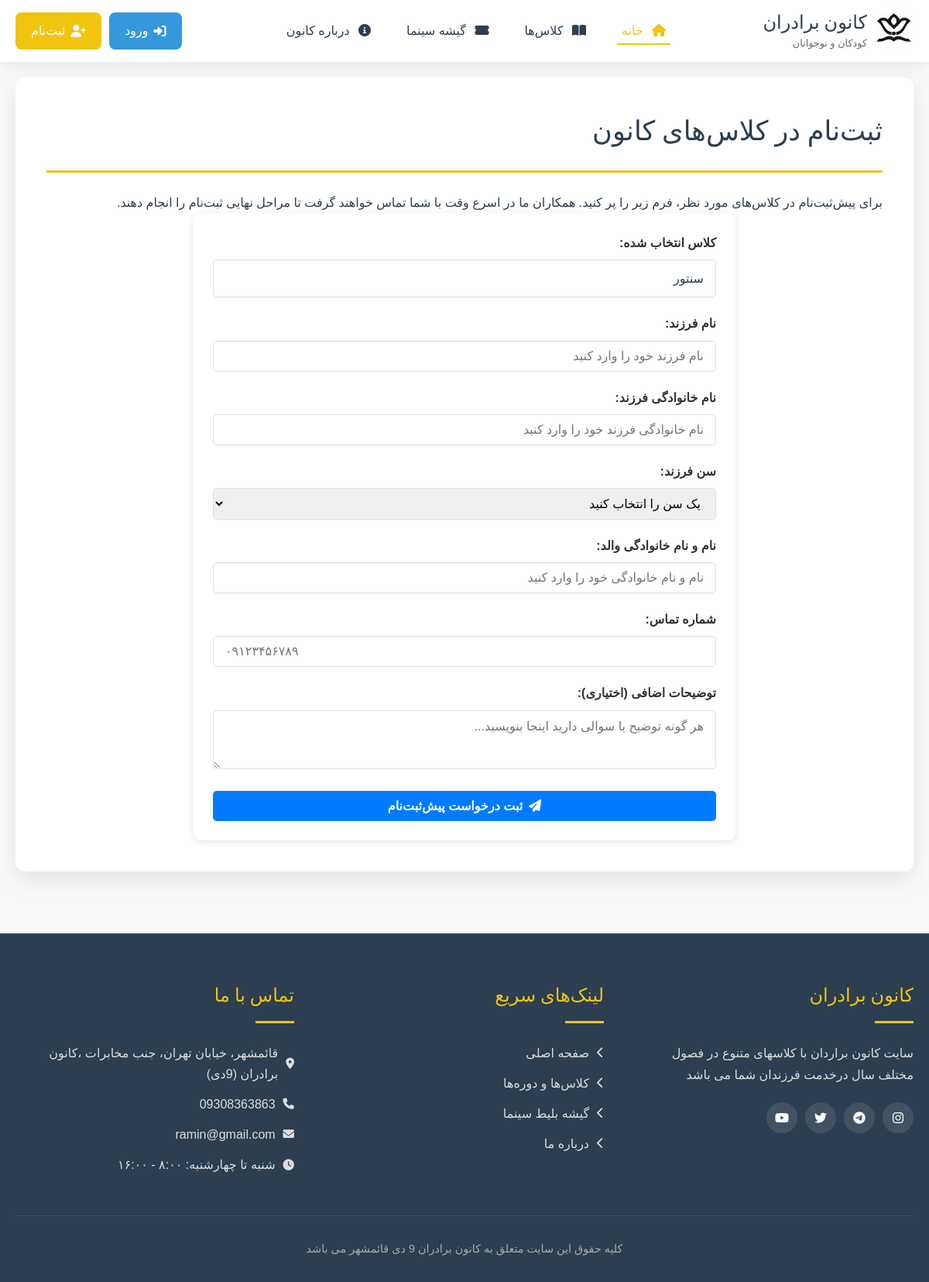
Screenshot of /products/pishsabt?product_id=1 with the database file from the repository.
### site_module/models.py (models this page shows, shortened)
class SiteSetting(models.Model):
    site_name = models.CharField(max_length=200, verbose_name='نام سایت')
    site_url = models.CharField(max_length=200, verbose_name='دامنه سایت')
    address = models.CharField(max_length=200, verbose_name='آدرس')
    phone = models.CharField(max_length=200, null=True, blank=True, verbose_name='تلفن')
    fax = models.CharField(max_length=200, null=True, blank=True, verbose_name='فکس')
    email = models.CharField(max_length=200, null=True, blank=True, verbose_name='ایمیل')
    copy_right = models.TextField(verbose_name='متن کپی رایت سایت')
    about_us_text = models.TextField(verbose_name='متن درباره ما سایت')
    site_logo = models.ImageField(upload_to='media', verbose_name='لوگو سایت')
    is_main_setting = models.BooleanField(verbose_name='تنظیمات اصلی')
    class Meta:
        verbose_name = 'تنظیمات سایت'
        verbose_name_plural = 'تنظیمات'

### products/models.py (models this page shows, shortened)
class product(models.Model):
    title= models.CharField(max_length=300,blank=True,null=True,verbose_name='عنوان کلاس')
    age_range = models.CharField(max_length=300,blank=True,null=True,verbose_name='رنج سنی')
    jalase_count = models.IntegerField(blank=True,null=True,verbose_name='تعداد جلسات')
    teacher = models.CharField(max_length=300,blank=True,null=True,verbose_name='نام مدرس')
    short_desc = models.CharField(max_length=500,blank=True,null=True,verbose_name='توضیحات کوتاه')
    long_desc = models.TextField(blank=True,null=True,verbose_name='توضیحات بلند')
    image= models.ImageField(upload_to='',null=True,blank=True,verbose_name='تصویر')
    slug = models.SlugField(default="", blank=True, db_index=True)
    class Meta:
        verbose_name='کلاس'
        verbose_name_plural= 'کلاس ها'

### products/views.py (the view, shortened to what this page needs)
class pish_sabtenam(View):
    def get(self, request):
        product_id = request.GET.get('product_id')
        try:
            selected_product = product.objects.get(id=product_id)
        except (product.DoesNotExist, TypeError, ValueError):
            selected_product = None
        form = pishSabtForm()
        return render(request, 'products/pish_sabt.html', {
            'form': form,
            'products': product.objects.all(),
            'age_choices': pish_sabt.age_choice,
            'selected_product': selected_product
        })

### products/form.py
class pishSabtForm(forms.ModelForm):
    class Meta:
        model = pish_sabt
        fields = ['product_choice','std_name','std_lastname','age','parent_name','mobile','desc']

### site_module/context_proccesor.py (called while the page is built)
def site_settings(request):
    setting = SiteSetting.objects.filter(is_main_setting=True).first()
    return {'site_setting': setting}

### products/templates/products/pish_sabt.html (shortened to what this page needs)
{% extends 'base.html' %}
{% block page_content %}
            <div class="page-container">
                <h2 class="page-title">ثبت‌نام در کلاس‌های کانون</h2>
                <p>برای پیش‌ثبت‌نام در کلاس‌های مورد نظر، فرم زیر را پر کنید. همکاران ما در اسرع وقت با شما تماس خواهند گرفت تا مراحل نهایی ثبت‌نام را انجام دهند.</p>
                <div class="form-container">
                    <form method="post">
                        <div class="form-group">
                                <label>کلاس انتخاب شده:</label>
                                {% if selected_product %}
                                    <div class="form-control" readonly>{{ selected_product.title }}</div>
                                {% else %}
                                    <div class="form-control" readonly>کلاسی انتخاب نشده</div>
                                {% endif %}
                        </div>
                        <div class="form-group">
                            <label for="childName">نام فرزند:</label>
                            <input type="text" id="childName" name="std_name" class="form-control" required placeholder="نام فرزند خود را وارد کنید">
                        </div>
                        <div class="form-group">
                            <label for="childName">نام خانوادگی فرزند:</label>
                            <input type="text" id="childName" name="std_lastname" class="form-control" required placeholder="نام خانوادگی فرزند خود را وارد کنید">
                        </div>
                        <div class="form-group">
                            <label for="childAge">سن فرزند:</label>
                            <select id="childAge" name="age" class="form-control" required>
                                <option value="">یک سن را انتخاب کنید</option>
                             </select>
                        </div>
                        <div class="form-group">
                            <label for="parentName">نام و نام خانوادگی والد:</label>
                            <input type="text" id="parentName" name="parent_name" class="form-control" required placeholder="نام و نام خانوادگی خود را وارد کنید">
                        </div>
                        <div class="form-group">
                            <label for="phone">شماره تماس:</label>
                            <input type="tel" id="phone" name="mobile" class="form-control" required placeholder="۰۹۱۲۳۴۵۶۷۸۹">
                        </div>
                        <div class="form-group">
                            <label for="notes">توضیحات اضافی (اختیاری):</label>
                            <textarea id="notes" name="desc"  class="form-control" rows="3" placeholder="هر گونه توضیح یا سوالی دارید اینجا بنویسید..."></textarea>
                        </div>
                        <button type="submit" class="btn btn-primary btn-block"><i class="fas fa-paper-plane"></i> ثبت درخواست پیش‌ثبت‌نام</button>
                    </form>
                </div>
            </div>
{% endblock %}

### templates/base.html (shortened to what this page needs)
{% load static %}
<!DOCTYPE html>
<html lang="fa" dir="rtl">
<head>
    <link rel="stylesheet" href="https://cdnjs.cloudflare.com/ajax/libs/font-awesome/6.4.0/css/all.min.css">
    <link rel="stylesheet" href="{% static 'css/style.css' %}">
    <link rel="stylesheet" href="{% static 'css/resid.css' %}">
    <link rel="stylesheet" href="{% static 'css/reserv.css' %}">
    <link rel="stylesheet" href="{% static 'css/profile_reserv.css' %}">
    <link rel="stylesheet" href="{% static 'css/profile_class.css' %}">
    <link rel="stylesheet" href="https://cdn.jsdelivr.net/gh/rastikerdar/vazirmatn@v33.003/Vazirmatn-font-face.css">
</head>
<body>
    <header>
        <div class="header-container">
            <a href="{% url 'home_page' %}" class="logo" onclick="showPage('home'); return false;">
                <div class="logo-icon">
                    <img src="{{ site_setting.site_logo.url }}" class="logo-img">
                </div>
                <div class="logo-text">
                    <h1>کانون برادران</h1>
                    <span>کودکان و نوجوانان</span>
                </div>
            </a>
            <nav>
                <ul class="nav-links" id="navLinks">
                    <li><a href="{% url 'home_page' %}" class="active"><i class="fas fa-home"></i> خانه</a></li>
                    <li><a href="{% url 'product_page' %}"><i class="fas fa-book-open"></i> کلاس‌ها</a></li>
                    <li><a href="{% url 'movie_list' %}"><i class="fas fa-ticket-alt"></i> گیشه سینما</a></li>
                    <li><a href="{% url 'about_page' %}"><i class="fas fa-info-circle"></i> درباره کانون</a></li>
                </ul>
            </nav>
            <div class="user-menu">
                {% if request.user.is_authenticated %}
                  <a href="{% url 'profile_page' %}" class="register-btn" id="registerBtn" ><i class="fas fa-user"></i> پروفایل</a>
                {% else %}
                    <a href="{% url 'login_page' %}" class="login-btn"><i class="fas fa-sign-in-alt"></i> ورود</a>
                    <a href="{% url 'register_page' %}" class="register-btn" id="registerBtn"><i class="fas fa-user-plus"></i> ثبت‌نام</a>
                {% endif %}
            </div>
        </div>
    </header>
    <main>
        {% block page_content %}
        {% endblock %}
    </main>
    <footer>
        <div class="footer-content">
            <div class="footer-section">
                <h3>{{ site_setting.site_name }}</h3>
                <p>{{ site_setting.about_us_text }}</p>
                <div class="social-links">
                    <a href="#"><i class="fab fa-instagram"></i></a>
                    <a href="#"><i class="fab fa-telegram"></i></a>
                    <a href="#"><i class="fab fa-twitter"></i></a>
                    <a href="#"><i class="fab fa-youtube"></i></a>
                </div>
            </div>
            <div class="footer-section">
                <h3>لینک‌های سریع</h3>
                <ul class="footer-links">
                    <li><a href="{% url 'home_page' %}"><i class="fas fa-chevron-left"></i> صفحه اصلی</a></li>
                    <li><a href="{% url 'product_page' %}"><i class="fas fa-chevron-left"></i> کلاس‌ها و دوره‌ها</a></li>
                    <li><a href="{% url 'movie_list' %}"><i class="fas fa-chevron-left"></i> گیشه بلیط سینما</a></li>
                    <li><a href="{% url 'about_page' %}"><i class="fas fa-chevron-left"></i> درباره ما</a></li>
                </ul>
            </div>
            <div class="footer-section">
                <h3>تماس با ما</h3>
                <ul class="footer-links">
                    <li><a href="#"><i class="fas fa-map-marker-alt"></i> {{ site_setting.address }}</a></li>
                    <li><a href="tel:+982188965432"><i class="fas fa-phone"></i> {{site_setting.phone}}</a></li>
                    <li><a href="mailto:info@kanoonparvaresh.com"><i class="fas fa-envelope"></i>
                        {{ site_setting.email}}</a></li>
                    <li><a href="#"><i class="fas fa-clock"></i> شنبه تا چهارشنبه: ۸:۰۰ - ۱۶:۰۰</a></li>
                </ul>
            </div>
        </div>
        <div class="copyright">
            <p>{{ site_setting.copy_right }}</p>
        </div>
    </footer>
</body>
</html>

### rows the page displays
SiteSetting: site_logo (picture), site_name "کانون برادران", about_us_text "سایت کانون براردان با کلاسهای متنوع در فصول مختلف سال درخدمت فرزندان شما می باشد", address "قائمشهر، خیابان تهران، جنب مخابرات ،کانون برادران (9دی)", phone "09308363863", email "ramin@gmail.com", copy_right "کلیه حقوق این سایت متعلق به کانون برادران 9 دی قائمشهر می باشد"
product: title "سنتور"
